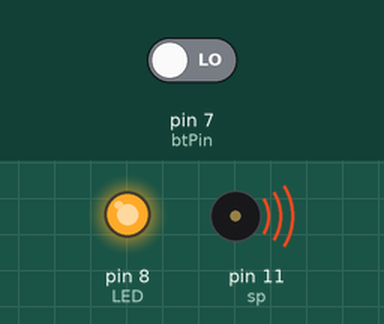
A sketch run on a simulated Arduino Uno, built with avr-gcc and run on an emulated ATmega328P. Parts: output pins drawn as LEDs (lit = HIGH), buzzer (waves = sounding). The inputs (shaded band) are chosen by the test bench; at power-on: pin 7 (btPin) LOW.

Above: at 5.3 s.
5.4 s: pin 7 (btPin) driven HIGH
At 7.9 s:
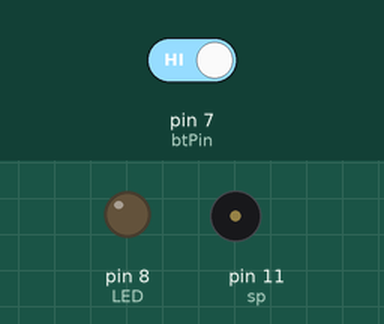
8.9 s: pin 7 (btPin) driven LOW
At 10.32 s:
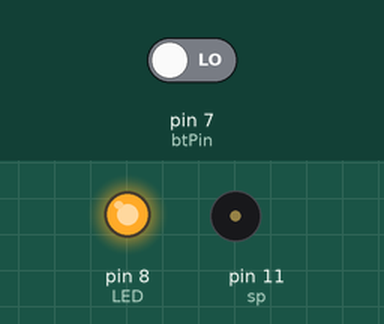
Timing chart, 0 to 18.4 s (numbered marks = the images above; inputs shaded):
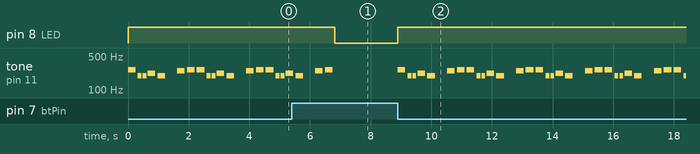

Measured:
- after the input at 5.4 s, pin 8 (LED): HIGH → LOW after 1.4 s; tone on pin 11 (sp): goes on until 6.7 s, then stays silent
- after the input at 8.9 s, pin 8 (LED): LOW → HIGH at once; tone on pin 11 (sp): silent → 262 Hz at once, then repeats every 2.3 s: silent 0.08 s, 2 × (196 Hz 0.13 s, silent 0.04 s), 220 Hz 0.25 s, silent 0.08 s, 196 Hz 0.25 s, silent 0.40 s, 247 Hz 0.25 s, 2 × (silent 0.08 s, 262 Hz 0.25 s)
- by itself, tone on pin 11 (sp): repeats every 2.3 s: silent 0.08 s, 2 × (196 Hz 0.13 s, silent 0.04 s), 220 Hz 0.25 s, silent 0.08 s, 196 Hz 0.25 s, silent 0.40 s, 247 Hz 0.25 s, 2 × (silent 0.08 s, 262 Hz 0.25 s)

The sketch:

play_tone.ino
```cpp
#include "pitches.h"

const int LED = 8;
const int btPin = 7;
const int sp = 11;

int melody[]={NOTE_C4,NOTE_G3,NOTE_G3,NOTE_A3,NOTE_G3,0,NOTE_B3,NOTE_C4};

int noteDuration[]={4,8,8,4,4,4,4,4};
void setup(){
  pinMode(LED,OUTPUT);
  pinMode(btPin,INPUT);
}

void loop(){
int v = digitalRead(btPin);
if (HIGH == v){
digitalWrite(LED,LOW);
} else {
  digitalWrite(LED,HIGH);
  for(int n = 0;n<8;n++) {
    int noteD=1000/noteDuration[n];
    tone(sp,melody[n],noteD);
    int pause = noteD *1.30;
    delay(pause);

    noTone(sp);
  }
}
}
```
